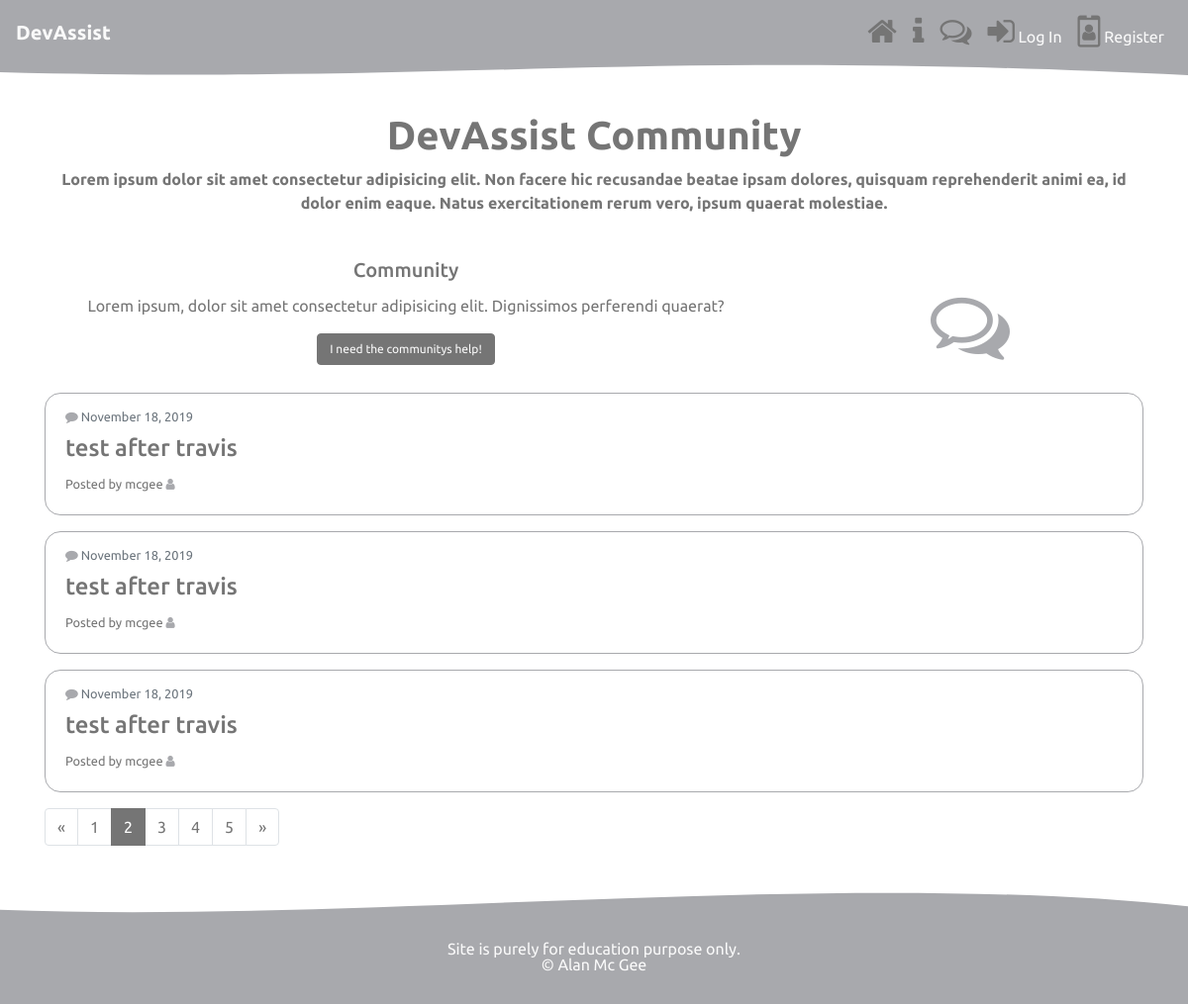
The page /community/?page=2 on the database as committed earlier.
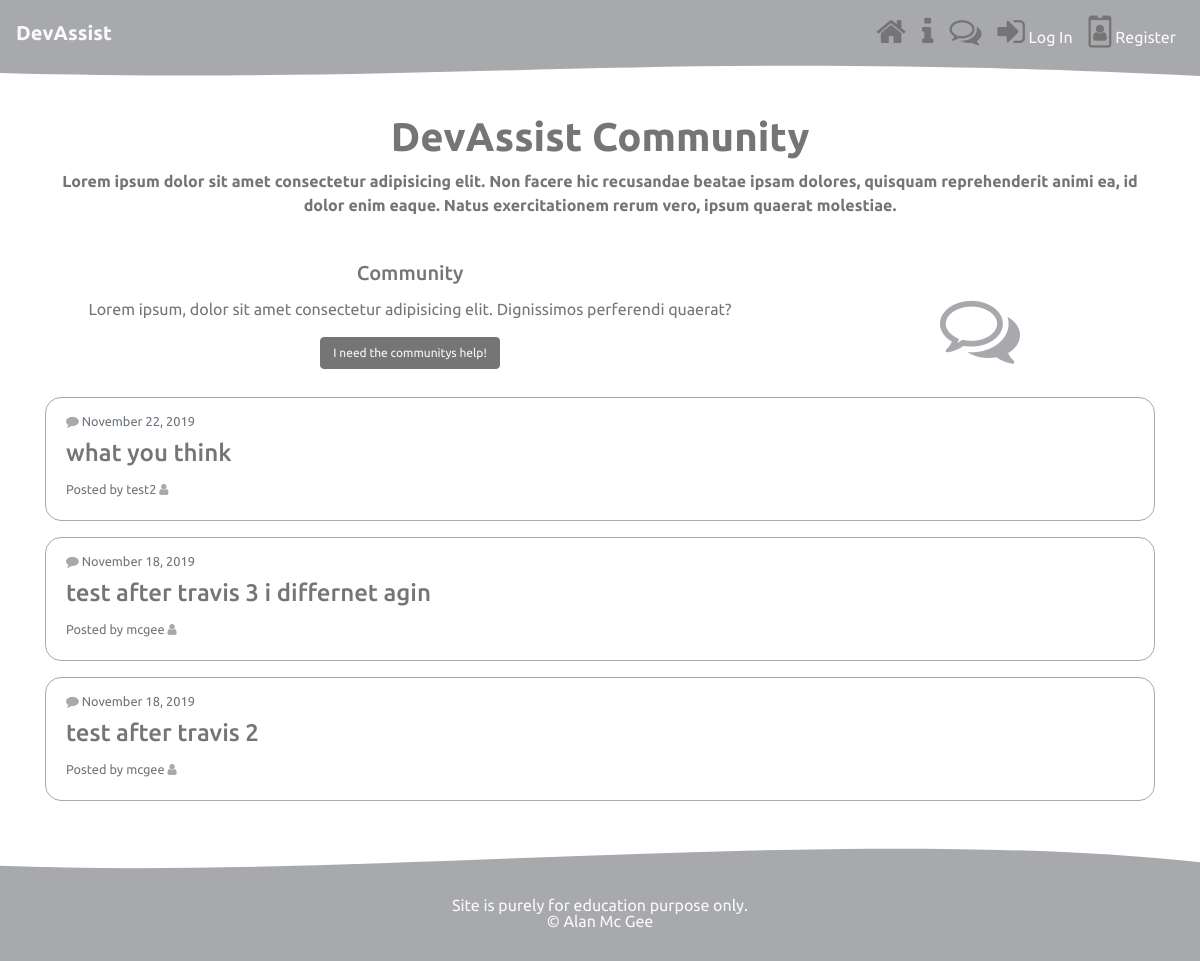
The same page on the database as committed later.
### forum/models.py (models this page shows, shortened)
class Post(models.Model):
    title = models.CharField(max_length=100)
    content = models.TextField()
    date_posted = models.DateTimeField(default=timezone.now)
    author = models.ForeignKey(User, null=True, on_delete=models.CASCADE) # cascade -  when user is deleted remove all posts
    class Meta:
        ordering = ("-date_posted", )

### forum/views.py (the view)
# urls.py: path('community/', include('forum.urls')),
def community(request):
    querys = Post.objects.all()
    page = request.GET.get('page', 1)
    paginator = Paginator(querys, 3)
    post_pag = paginator.get_page(page)
    context = {
        "posts": post_pag
    }
    return render(request, "forum/forum_list.html", context)

### forum/templates/forum/forum_list.html
{% extends "base.html" %}
{% block content %}
{% include 'forum/includes/intro.html' %}
<div class="container mt-2 mb-2">
  <div class="row">
    <div class="col-md-8 order-2 order-md-1">
      <div class="card">
        <div class="card-body">
          <h5 class="card-title">Community</h5>
          <p class="card-text">Lorem ipsum, dolor sit amet consectetur adipisicing elit. Dignissimos perferendi
            quaerat?</p>
          <a href="{% url 'post-create' %}" class="btn btn-info">I need the communitys help!</a>
        </div>
      </div>
    </div>
    <div class="col-md-4 order-1">
      <div style="margin: auto; text-align: center; padding-top:3rem;">
        <i class="fa fa-comments-o fa-5x" aria-hidden="true"></i>
      </div>
    </div>
  </div>
</div>
<div class="container mt-2 mb-2">
  {% for post in posts %}
  <div class="row mb-3">
    <div class="col">
      <div class="card query-card">
        <div class="card-body query">
          <p class="card-subtitle mb-2 text-muted small"><i class="fa fa-comment" aria-hidden="true"></i>  {{ post.date_posted|date:"F d, Y" }}</p>
          <h4><a class="article-title" href="{% url 'post-detail' post.pk %}">{{ post.title }}</a></h4>
          <small>Posted by {{ post.author}}  <i class="fa fa-user" aria-hidden="true"></i>
          </small>
        </div>
      </div>
    </div>
  </div>
  {% endfor %}
  {% if posts.has_other_pages %}
  <ul class="pagination">
    {% if posts.has_previous %}
    <li class="page-item"><a class="page-link" href="?page={{ posts.previous_page_number }}">&laquo;</a></li>
    {% else %}
    <li class="disabled page-item"><span class="page-link">&laquo;</span></li>
    {% endif %}
    {% for i in posts.paginator.page_range %}
    {% if posts.number == i %}
    <li class="active page-item"><span class="page-link">{{ i }} <span class="sr-only">(current)</span></span></li>
    {% else %}
    <li><a class="page-link" href="?page={{ i }}">{{ i }}</a></li>
    {% endif %}
    {% endfor %}
    {% if posts.has_next %}
    <li class="page-item"><a class="page-link" href="?page={{ posts.next_page_number }}">&raquo;</a></li>
    {% else %}
    <li class="disabled page-item"><span class="page-link">&raquo;</span></li>
    {% endif %}
  </ul>
  {% endif %}
</div>
{% endblock%}

Rows that differ between the two databases and show on the page:
removed Post: date_posted "November 18, 2019", title "test after travis", author "mcgee"
removed Post: date_posted "November 18, 2019", title "test after travis", author "mcgee"
removed Post: date_posted "November 18, 2019", title "test after travis", author "mcgee"
now on this page (row unchanged): Post: date_posted "November 22, 2019", title "what you think", author "test2"
now on this page (row unchanged): Post: date_posted "November 18, 2019", title "test after travis 3 i differnet agin", author "mcgee"
now on this page (row unchanged): Post: date_posted "November 18, 2019", title "test after travis 2", author "mcgee"
Other text that changed with them:
list line gone: "1"
list line gone: "2"
list line gone: "3"
list line gone: "4"
list line gone: "5"
